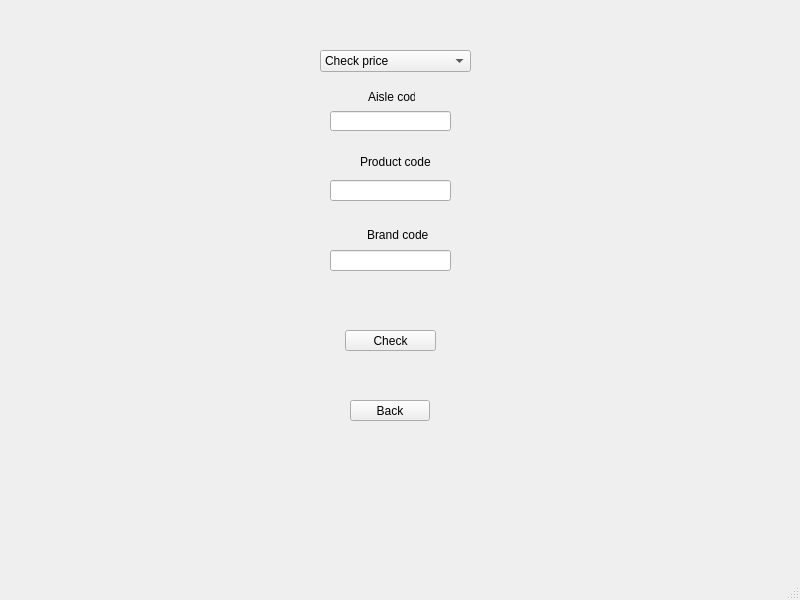
<?xml version="1.0" encoding="UTF-8"?>
<ui version="4.0">
 <class>Check</class>
 <widget class="QMainWindow" name="Check">
  <property name="geometry">
   <rect>
    <x>0</x>
    <y>0</y>
    <width>800</width>
    <height>600</height>
   </rect>
  </property>
  <property name="windowTitle">
   <string>MainWindow</string>
  </property>
  <widget class="QWidget" name="centralwidget">
   <widget class="QLabel" name="label_2">
    <property name="geometry">
     <rect>
      <x>360</x>
      <y>154</y>
      <width>71</width>
      <height>16</height>
     </rect>
    </property>
    <property name="text">
     <string>Product code</string>
    </property>
   </widget>
   <widget class="QLabel" name="label_3">
    <property name="geometry">
     <rect>
      <x>367</x>
      <y>227</y>
      <width>61</width>
      <height>16</height>
     </rect>
    </property>
    <property name="text">
     <string>Brand code</string>
    </property>
   </widget>
   <widget class="QPushButton" name="backButton">
    <property name="geometry">
     <rect>
      <x>350</x>
      <y>400</y>
      <width>80</width>
      <height>21</height>
     </rect>
    </property>
    <property name="text">
     <string>Back</string>
    </property>
   </widget>
   <widget class="QPushButton" name="checkButton">
    <property name="geometry">
     <rect>
      <x>345</x>
      <y>330</y>
      <width>91</width>
      <height>21</height>
     </rect>
    </property>
    <property name="text">
     <string>Check</string>
    </property>
   </widget>
   <widget class="QLineEdit" name="aisleCode">
    <property name="geometry">
     <rect>
      <x>330</x>
      <y>111</y>
      <width>121</width>
      <height>20</height>
     </rect>
    </property>
   </widget>
   <widget class="QLabel" name="label">
    <property name="geometry">
     <rect>
      <x>368</x>
      <y>90</y>
      <width>47</width>
      <height>13</height>
     </rect>
    </property>
    <property name="text">
     <string>Aisle code</string>
    </property>
   </widget>
   <widget class="QLineEdit" name="brandCode">
    <property name="geometry">
     <rect>
      <x>330</x>
      <y>250</y>
      <width>121</width>
      <height>21</height>
     </rect>
    </property>
   </widget>
   <widget class="QComboBox" name="selectCheck">
    <property name="geometry">
     <rect>
      <x>320</x>
      <y>50</y>
      <width>151</width>
      <height>22</height>
     </rect>
    </property>
    <item>
     <property name="text">
      <string>Check price</string>
     </property>
    </item>
    <item>
     <property name="text">
      <string>Check basic product</string>
     </property>
    </item>
    <item>
     <property name="text">
      <string>Check tax of a product</string>
     </property>
    </item>
   </widget>
   <widget class="QLineEdit" name="prodCode">
    <property name="geometry">
     <rect>
      <x>330</x>
      <y>180</y>
      <width>121</width>
      <height>21</height>
     </rect>
    </property>
   </widget>
  </widget>
  <widget class="QStatusBar" name="statusbar"/>
 </widget>
 <resources/>
 <connections/>
</ui>
